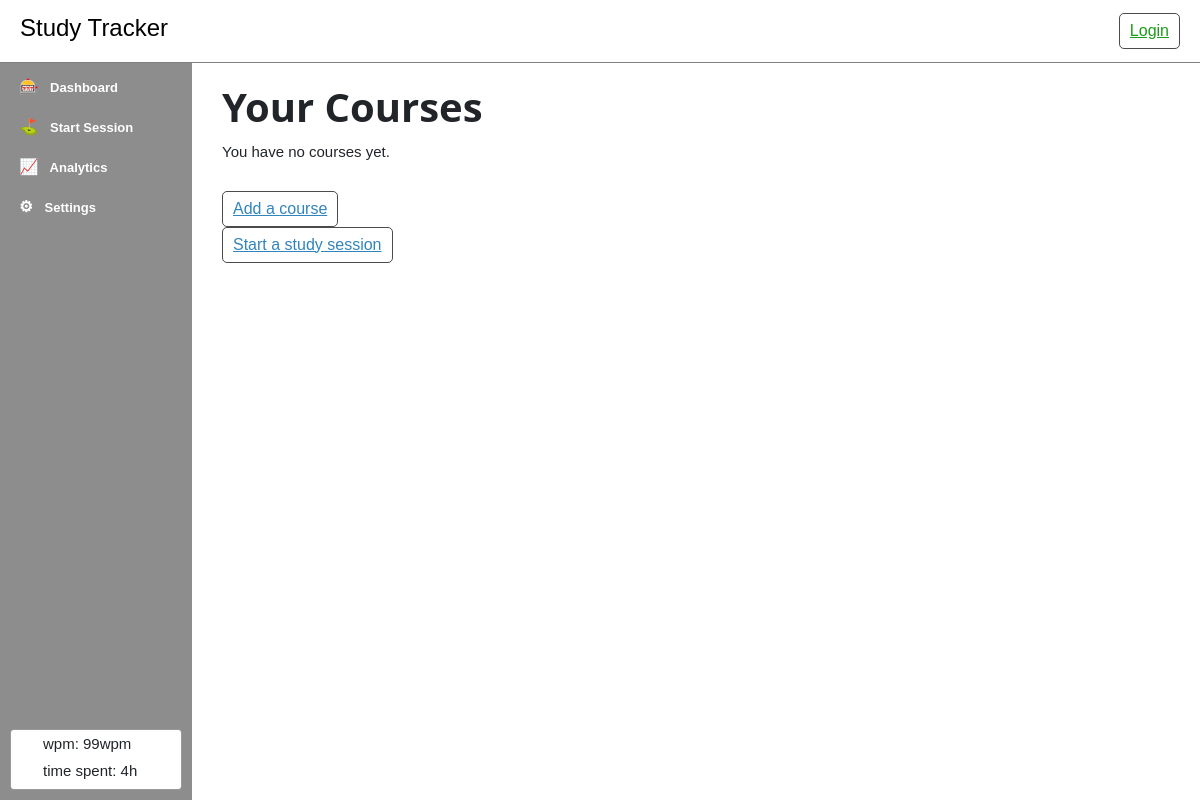
/courses/list/, run on an earlier commit of the app's database.
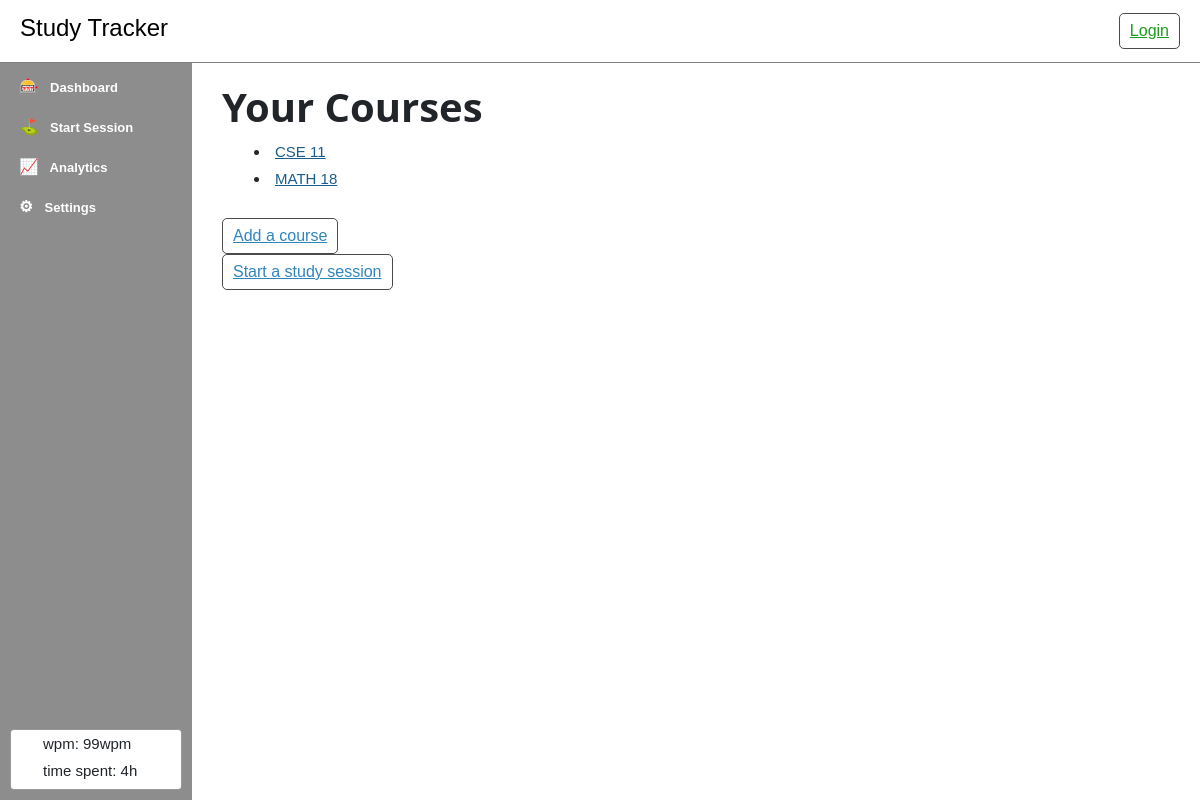
And on a later commit of the database.
### courses/models.py (models this page shows, shortened)
class Course(models.Model):
    course_name = models.CharField(max_length= 200)
    date_added = models.DateTimeField('Date added')

### courses/views.py (the view)
# urls.py: path('list/', views.list, name='list'),
def list(request):
    courses = Course.objects.all()
    context = {'courses': courses}
    return render(request, 'courses/list.html', context=context)

### courses/templates/courses/list.html (shortened to what this page needs)
{% extends 'base.html' %}
{% load static %}
{% block content %}
    {% include 'partials/_sidebar.html' %}
    <div style="padding: 10px 30px;">
        <h1>Your Courses</h1>
        {% if courses %}
            <ul>
            {% for c in courses %}
                <li><a href="/courses/{{ c.id }}/">{{ c.course_name }}</a></li>
            {% endfor %}
            </ul>
        {% else %}
            <p>You have no courses yet.</p>
        {% endif %}
        <br>
        <a class="btn btn-primary" href="{% url 'courses:add_course' %}">Add a course</a>
        <br>
        <a class="btn btn-primary" href="{% url 'courses:start_study_session' %}">Start a study session</a>
    </div>
{% endblock %}

What changed in the data, as far as the page shows it:
added Course: course_name "CSE 11"
added Course: course_name "MATH 18"
Also different on the page:
text no longer shown: "You have no courses yet."
